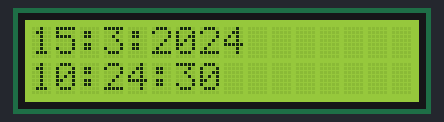
This sketch was run on a simulated Arduino Uno, built with avr-gcc and run on an emulated ATmega328P. On the bench: 16×2 character LCD. The local clock reads 2024-03-15 10:24:30 at power-on unless the sketch sets it.

Above: at 0.2 s.
At 4.3 s:
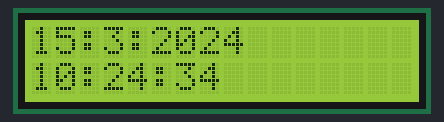
At 9.5 s:
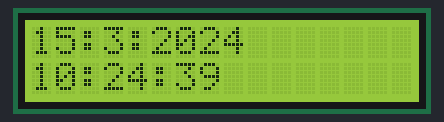
At 18.7 s:
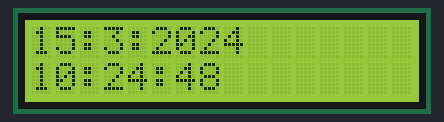
At 27.9 s:
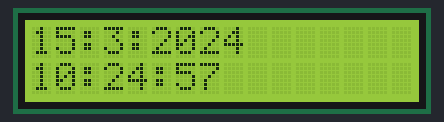
At 38.2 s:
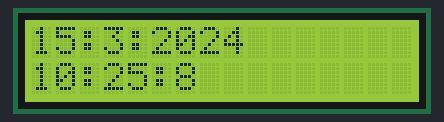

Measured:
- what the display in image 1 shows lasts 1.0 s, from 4.3 s to 5.3 s

The sketch:

main.ino
```cpp
//YWROBOT
//Compatible with the Arduino IDE 1.0
//Library version:1.1
#include <Wire.h>
#include <RTC.h>

static DS1307 RTC;

#include <LiquidCrystal_I2C.h>

LiquidCrystal_I2C lcd(0x27, 16, 02); // set the LCD address to 0x27 for a 16 chars and 2 line display

void setup()
{
  RTC.begin();
  lcd.init();                      // initialize the lcd
  lcd.init();
  // Print a message to the LCD.
  lcd.backlight();
  lcd.clear();
  lcd.setCursor(0, 0);
  lcd.print("Hello, world!");
  RTC.startClock();
}


void loop()
{
  String day = String(RTC.getDay());
  String month = String(RTC.getMonth());
  String year = String(RTC.getYear());
  String hours = String(RTC.getHours());
  String minutes = String(RTC.getMinutes());
  String seconds = String(RTC.getSeconds());

  String days = String(day + ":" + month + ":" + year);
  String times = String(hours + ":" + minutes + ":" + seconds);
  lcd.clear();
  lcd.setCursor(0, 0);
  lcd.print(days);
  lcd.setCursor(0, 1);
  lcd.print(times);
  delay(1000);

}
```
